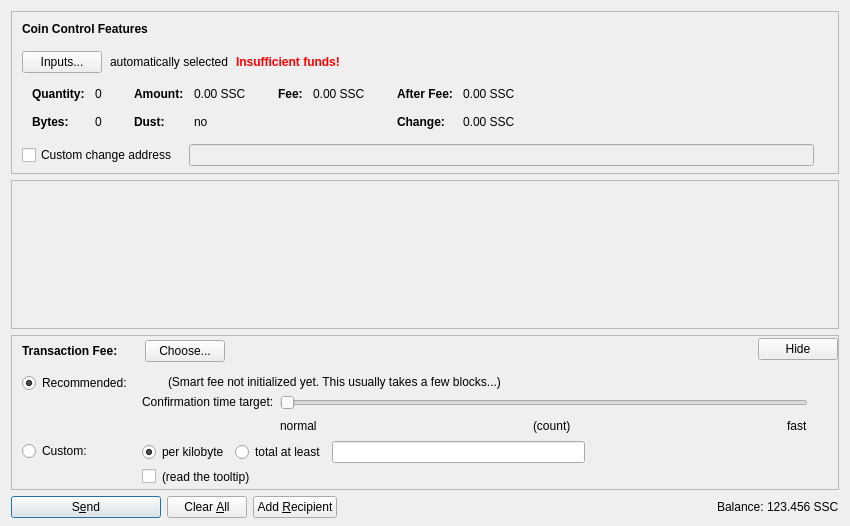
<?xml version="1.0" encoding="UTF-8"?>
<ui version="4.0">
 <class>SendCoinsDialog</class>
 <widget class="QDialog" name="SendCoinsDialog">
  <property name="geometry">
   <rect>
    <x>0</x>
    <y>0</y>
    <width>850</width>
    <height>526</height>
   </rect>
  </property>
  <property name="windowTitle">
   <string>Send Coins</string>
  </property>
  <layout class="QVBoxLayout" name="verticalLayout" stretch="0,1,0,0">
   <property name="bottomMargin">
    <number>8</number>
   </property>
   <item>
    <widget class="QFrame" name="frameCoinControl">
     <property name="sizePolicy">
      <sizepolicy hsizetype="Expanding" vsizetype="Expanding">
       <horstretch>0</horstretch>
       <verstretch>0</verstretch>
      </sizepolicy>
     </property>
     <property name="maximumSize">
      <size>
       <width>16777215</width>
       <height>16777215</height>
      </size>
     </property>
     <property name="frameShape">
      <enum>QFrame::StyledPanel</enum>
     </property>
     <property name="frameShadow">
      <enum>QFrame::Sunken</enum>
     </property>
     <layout class="QVBoxLayout" name="verticalLayoutCoinControl2">
      <property name="spacing">
       <number>0</number>
      </property>
      <property name="leftMargin">
       <number>0</number>
      </property>
      <property name="topMargin">
       <number>0</number>
      </property>
      <property name="rightMargin">
       <number>0</number>
      </property>
      <property name="bottomMargin">
       <number>6</number>
      </property>
      <item>
       <layout class="QVBoxLayout" name="verticalLayoutCoinControl" stretch="0,0,0,0,1">
        <property name="spacing">
         <number>0</number>
        </property>
        <property name="leftMargin">
         <number>10</number>
        </property>
        <property name="topMargin">
         <number>10</number>
        </property>
        <item>
         <layout class="QHBoxLayout" name="horizontalLayoutCoinControl1">
          <property name="bottomMargin">
           <number>15</number>
          </property>
          <item>
           <widget class="QLabel" name="labelCoinControlFeatures">
            <property name="sizePolicy">
             <sizepolicy hsizetype="Preferred" vsizetype="Maximum">
              <horstretch>0</horstretch>
              <verstretch>0</verstretch>
             </sizepolicy>
            </property>
            <property name="font">
             <font>
              <weight>75</weight>
              <bold>true</bold>
             </font>
            </property>
            <property name="styleSheet">
             <string notr="true">font-weight:bold;</string>
            </property>
            <property name="text">
             <string>Coin Control Features</string>
            </property>
           </widget>
          </item>
         </layout>
        </item>
        <item>
         <layout class="QHBoxLayout" name="horizontalLayoutCoinControl2" stretch="0,0,0,0">
          <property name="spacing">
           <number>8</number>
          </property>
          <property name="bottomMargin">
           <number>10</number>
          </property>
          <item>
           <widget class="QPushButton" name="pushButtonCoinControl">
            <property name="styleSheet">
             <string notr="true"/>
            </property>
            <property name="text">
             <string>Inputs...</string>
            </property>
            <property name="autoDefault">
             <bool>false</bool>
            </property>
           </widget>
          </item>
          <item>
           <widget class="QLabel" name="labelCoinControlAutomaticallySelected">
            <property name="text">
             <string>automatically selected</string>
            </property>
            <property name="margin">
             <number>5</number>
            </property>
           </widget>
          </item>
          <item>
           <widget class="QLabel" name="labelCoinControlInsuffFunds">
            <property name="font">
             <font>
              <weight>75</weight>
              <bold>true</bold>
             </font>
            </property>
            <property name="styleSheet">
             <string notr="true">color:red;font-weight:bold;</string>
            </property>
            <property name="text">
             <string>Insufficient funds!</string>
            </property>
            <property name="margin">
             <number>5</number>
            </property>
           </widget>
          </item>
          <item>
           <spacer name="horizontalSpacerCoinControl">
            <property name="orientation">
             <enum>Qt::Horizontal</enum>
            </property>
            <property name="sizeHint" stdset="0">
             <size>
              <width>40</width>
              <height>1</height>
             </size>
            </property>
           </spacer>
          </item>
         </layout>
        </item>
        <item>
         <widget class="QWidget" name="widgetCoinControl" native="true">
          <property name="sizePolicy">
           <sizepolicy hsizetype="Preferred" vsizetype="Preferred">
            <horstretch>0</horstretch>
            <verstretch>0</verstretch>
           </sizepolicy>
          </property>
          <property name="minimumSize">
           <size>
            <width>0</width>
            <height>0</height>
           </size>
          </property>
          <property name="styleSheet">
           <string notr="true"/>
          </property>
          <layout class="QHBoxLayout" name="horizontalLayoutCoinControl5">
           <property name="leftMargin">
            <number>0</number>
           </property>
           <property name="topMargin">
            <number>0</number>
           </property>
           <property name="rightMargin">
            <number>0</number>
           </property>
           <property name="bottomMargin">
            <number>0</number>
           </property>
           <item>
            <layout class="QHBoxLayout" name="horizontalLayoutCoinControl3" stretch="0,0,0,1">
             <property name="spacing">
              <number>20</number>
             </property>
             <property name="topMargin">
              <number>0</number>
             </property>
             <property name="bottomMargin">
              <number>10</number>
             </property>
             <item>
              <layout class="QFormLayout" name="formLayoutCoinControl1">
               <property name="horizontalSpacing">
                <number>10</number>
               </property>
               <property name="verticalSpacing">
                <number>14</number>
               </property>
               <property name="leftMargin">
                <number>10</number>
               </property>
               <property name="topMargin">
                <number>4</number>
               </property>
               <property name="rightMargin">
                <number>6</number>
               </property>
               <item row="0" column="0">
                <widget class="QLabel" name="labelCoinControlQuantityText">
                 <property name="font">
                  <font>
                   <weight>75</weight>
                   <bold>true</bold>
                  </font>
                 </property>
                 <property name="text">
                  <string>Quantity:</string>
                 </property>
                 <property name="margin">
                  <number>0</number>
                 </property>
                </widget>
               </item>
               <item row="0" column="1">
                <widget class="QLabel" name="labelCoinControlQuantity">
                 <property name="cursor">
                  <cursorShape>IBeamCursor</cursorShape>
                 </property>
                 <property name="contextMenuPolicy">
                  <enum>Qt::ActionsContextMenu</enum>
                 </property>
                 <property name="text">
                  <string notr="true">0</string>
                 </property>
                 <property name="margin">
                  <number>0</number>
                 </property>
                 <property name="textInteractionFlags">
                  <set>Qt::LinksAccessibleByMouse|Qt::TextSelectableByKeyboard|Qt::TextSelectableByMouse</set>
                 </property>
                </widget>
               </item>
               <item row="1" column="0">
                <widget class="QLabel" name="labelCoinControlBytesText">
                 <property name="font">
                  <font>
                   <weight>75</weight>
                   <bold>true</bold>
                  </font>
                 </property>
                 <property name="text">
                  <string>Bytes:</string>
                 </property>
                </widget>
               </item>
               <item row="1" column="1">
                <widget class="QLabel" name="labelCoinControlBytes">
                 <property name="cursor">
                  <cursorShape>IBeamCursor</cursorShape>
                 </property>
                 <property name="contextMenuPolicy">
                  <enum>Qt::ActionsContextMenu</enum>
                 </property>
                 <property name="text">
                  <string notr="true">0</string>
                 </property>
                 <property name="textInteractionFlags">
                  <set>Qt::LinksAccessibleByMouse|Qt::TextSelectableByKeyboard|Qt::TextSelectableByMouse</set>
                 </property>
                </widget>
               </item>
              </layout>
             </item>
             <item>
              <layout class="QFormLayout" name="formLayoutCoinControl2">
               <property name="horizontalSpacing">
                <number>10</number>
               </property>
               <property name="verticalSpacing">
                <number>14</number>
               </property>
               <property name="leftMargin">
                <number>6</number>
               </property>
               <property name="topMargin">
                <number>4</number>
               </property>
               <property name="rightMargin">
                <number>6</number>
               </property>
               <item row="0" column="0">
                <widget class="QLabel" name="labelCoinControlAmountText">
                 <property name="font">
                  <font>
                   <weight>75</weight>
                   <bold>true</bold>
                  </font>
                 </property>
                 <property name="text">
                  <string>Amount:</string>
                 </property>
                 <property name="margin">
                  <number>0</number>
                 </property>
                </widget>
               </item>
               <item row="0" column="1">
                <widget class="QLabel" name="labelCoinControlAmount">
                 <property name="cursor">
                  <cursorShape>IBeamCursor</cursorShape>
                 </property>
                 <property name="contextMenuPolicy">
                  <enum>Qt::ActionsContextMenu</enum>
                 </property>
                 <property name="text">
                  <string notr="true">0.00 SSC</string>
                 </property>
                 <property name="textInteractionFlags">
                  <set>Qt::LinksAccessibleByMouse|Qt::TextSelectableByKeyboard|Qt::TextSelectableByMouse</set>
                 </property>
                </widget>
               </item>
               <item row="1" column="0">
                <widget class="QLabel" name="labelCoinControlLowOutputText">
                 <property name="font">
                  <font>
                   <weight>75</weight>
                   <bold>true</bold>
                  </font>
                 </property>
                 <property name="text">
                  <string>Dust:</string>
                 </property>
                </widget>
               </item>
               <item row="1" column="1">
                <widget class="QLabel" name="labelCoinControlLowOutput">
                 <property name="cursor">
                  <cursorShape>IBeamCursor</cursorShape>
                 </property>
                 <property name="contextMenuPolicy">
                  <enum>Qt::ActionsContextMenu</enum>
                 </property>
                 <property name="text">
                  <string notr="true">no</string>
                 </property>
                 <property name="textInteractionFlags">
                  <set>Qt::LinksAccessibleByMouse|Qt::TextSelectableByKeyboard|Qt::TextSelectableByMouse</set>
                 </property>
                </widget>
               </item>
              </layout>
             </item>
             <item>
              <layout class="QFormLayout" name="formLayoutCoinControl3">
               <property name="horizontalSpacing">
                <number>10</number>
               </property>
               <property name="verticalSpacing">
                <number>14</number>
               </property>
               <property name="leftMargin">
                <number>6</number>
               </property>
               <property name="topMargin">
                <number>4</number>
               </property>
               <property name="rightMargin">
                <number>6</number>
               </property>
               <item row="0" column="0">
                <widget class="QLabel" name="labelCoinControlFeeText">
                 <property name="font">
                  <font>
                   <weight>75</weight>
                   <bold>true</bold>
                  </font>
                 </property>
                 <property name="text">
                  <string>Fee:</string>
                 </property>
                 <property name="margin">
                  <number>0</number>
                 </property>
                </widget>
               </item>
               <item row="0" column="1">
                <widget class="QLabel" name="labelCoinControlFee">
                 <property name="cursor">
                  <cursorShape>IBeamCursor</cursorShape>
                 </property>
                 <property name="contextMenuPolicy">
                  <enum>Qt::ActionsContextMenu</enum>
                 </property>
                 <property name="text">
                  <string notr="true">0.00 SSC</string>
                 </property>
                 <property name="textInteractionFlags">
                  <set>Qt::LinksAccessibleByMouse|Qt::TextSelectableByKeyboard|Qt::TextSelectableByMouse</set>
                 </property>
                </widget>
               </item>
              </layout>
             </item>
             <item>
              <layout class="QFormLayout" name="formLayoutCoinControl4">
               <property name="horizontalSpacing">
                <number>10</number>
               </property>
               <property name="verticalSpacing">
                <number>14</number>
               </property>
               <property name="leftMargin">
                <number>6</number>
               </property>
               <property name="topMargin">
                <number>4</number>
               </property>
               <property name="rightMargin">
                <number>6</number>
               </property>
               <item row="0" column="0">
                <widget class="QLabel" name="labelCoinControlAfterFeeText">
                 <property name="font">
                  <font>
                   <weight>75</weight>
                   <bold>true</bold>
                  </font>
                 </property>
                 <property name="text">
                  <string>After Fee:</string>
                 </property>
                 <property name="margin">
                  <number>0</number>
                 </property>
                </widget>
               </item>
               <item row="0" column="1">
                <widget class="QLabel" name="labelCoinControlAfterFee">
                 <property name="cursor">
                  <cursorShape>IBeamCursor</cursorShape>
                 </property>
                 <property name="contextMenuPolicy">
                  <enum>Qt::ActionsContextMenu</enum>
                 </property>
                 <property name="text">
                  <string notr="true">0.00 SSC</string>
                 </property>
                 <property name="textInteractionFlags">
                  <set>Qt::LinksAccessibleByMouse|Qt::TextSelectableByKeyboard|Qt::TextSelectableByMouse</set>
                 </property>
                </widget>
               </item>
               <item row="1" column="0">
                <widget class="QLabel" name="labelCoinControlChangeText">
                 <property name="font">
                  <font>
                   <weight>75</weight>
                   <bold>true</bold>
                  </font>
                 </property>
                 <property name="text">
                  <string>Change:</string>
                 </property>
                </widget>
               </item>
               <item row="1" column="1">
                <widget class="QLabel" name="labelCoinControlChange">
                 <property name="cursor">
                  <cursorShape>IBeamCursor</cursorShape>
                 </property>
                 <property name="contextMenuPolicy">
                  <enum>Qt::ActionsContextMenu</enum>
                 </property>
                 <property name="text">
                  <string notr="true">0.00 SSC</string>
                 </property>
                 <property name="textInteractionFlags">
                  <set>Qt::LinksAccessibleByMouse|Qt::TextSelectableByKeyboard|Qt::TextSelectableByMouse</set>
                 </property>
                </widget>
               </item>
              </layout>
             </item>
            </layout>
           </item>
          </layout>
         </widget>
        </item>
        <item>
         <layout class="QHBoxLayout" name="horizontalLayoutCoinControl4" stretch="0,0,0">
          <property name="spacing">
           <number>12</number>
          </property>
          <property name="sizeConstraint">
           <enum>QLayout::SetDefaultConstraint</enum>
          </property>
          <property name="topMargin">
           <number>5</number>
          </property>
          <property name="rightMargin">
           <number>5</number>
          </property>
          <item>
           <widget class="QCheckBox" name="checkBoxCoinControlChange">
            <property name="toolTip">
             <string>If this is activated, but the change address is empty or invalid, change will be sent to a newly generated address.</string>
            </property>
            <property name="text">
             <string>Custom change address</string>
            </property>
           </widget>
          </item>
          <item>
           <widget class="QValidatedLineEdit" name="lineEditCoinControlChange">
            <property name="enabled">
             <bool>false</bool>
            </property>
            <property name="sizePolicy">
             <sizepolicy hsizetype="Expanding" vsizetype="Fixed">
              <horstretch>0</horstretch>
              <verstretch>0</verstretch>
             </sizepolicy>
            </property>
           </widget>
          </item>
          <item>
           <widget class="QLabel" name="labelCoinControlChangeLabel">
            <property name="sizePolicy">
             <sizepolicy hsizetype="Preferred" vsizetype="Expanding">
              <horstretch>0</horstretch>
              <verstretch>0</verstretch>
             </sizepolicy>
            </property>
            <property name="minimumSize">
             <size>
              <width>0</width>
              <height>0</height>
             </size>
            </property>
            <property name="text">
             <string/>
            </property>
            <property name="margin">
             <number>3</number>
            </property>
           </widget>
          </item>
         </layout>
        </item>
        <item>
         <spacer name="verticalSpacerCoinControl">
          <property name="orientation">
           <enum>Qt::Vertical</enum>
          </property>
          <property name="sizeHint" stdset="0">
           <size>
            <width>800</width>
            <height>1</height>
           </size>
          </property>
         </spacer>
        </item>
       </layout>
      </item>
     </layout>
    </widget>
   </item>
   <item>
    <widget class="QScrollArea" name="scrollArea">
     <property name="widgetResizable">
      <bool>true</bool>
     </property>
     <widget class="QWidget" name="scrollAreaWidgetContents">
      <property name="geometry">
       <rect>
        <x>0</x>
        <y>0</y>
        <width>830</width>
        <height>104</height>
       </rect>
      </property>
      <layout class="QVBoxLayout" name="verticalLayout_2" stretch="0,1">
       <property name="leftMargin">
        <number>0</number>
       </property>
       <property name="topMargin">
        <number>0</number>
       </property>
       <property name="rightMargin">
        <number>0</number>
       </property>
       <property name="bottomMargin">
        <number>0</number>
       </property>
       <item>
        <layout class="QVBoxLayout" name="entries">
         <property name="spacing">
          <number>6</number>
         </property>
        </layout>
       </item>
       <item>
        <spacer name="verticalSpacer">
         <property name="orientation">
          <enum>Qt::Vertical</enum>
         </property>
         <property name="sizeHint" stdset="0">
          <size>
           <width>20</width>
           <height>40</height>
          </size>
         </property>
        </spacer>
       </item>
      </layout>
     </widget>
    </widget>
   </item>
   <item>
    <widget class="QFrame" name="frameFee">
     <property name="sizePolicy">
      <sizepolicy hsizetype="Expanding" vsizetype="Expanding">
       <horstretch>0</horstretch>
       <verstretch>0</verstretch>
      </sizepolicy>
     </property>
     <property name="maximumSize">
      <size>
       <width>16777215</width>
       <height>16777215</height>
      </size>
     </property>
     <property name="frameShape">
      <enum>QFrame::StyledPanel</enum>
     </property>
     <property name="frameShadow">
      <enum>QFrame::Sunken</enum>
     </property>
     <layout class="QVBoxLayout" name="verticalLayoutFee1">
      <property name="spacing">
       <number>0</number>
      </property>
      <property name="leftMargin">
       <number>0</number>
      </property>
      <property name="topMargin">
       <number>0</number>
      </property>
      <property name="rightMargin">
       <number>0</number>
      </property>
      <property name="bottomMargin">
       <number>0</number>
      </property>
      <item>
       <layout class="QVBoxLayout" name="verticalLayoutFee2" stretch="0,0,0">
        <property name="spacing">
         <number>0</number>
        </property>
        <property name="leftMargin">
         <number>10</number>
        </property>
        <property name="topMargin">
         <number>0</number>
        </property>
        <item>
         <layout class="QHBoxLayout" name="horizontalLayoutFee1">
          <property name="bottomMargin">
           <number>0</number>
          </property>
          <item>
           <layout class="QVBoxLayout" name="verticalLayoutFee7">
            <property name="spacing">
             <number>0</number>
            </property>
            <item>
             <spacer name="verticalSpacerSmartFee">
              <property name="orientation">
               <enum>Qt::Vertical</enum>
              </property>
              <property name="sizeType">
               <enum>QSizePolicy::Fixed</enum>
              </property>
              <property name="sizeHint" stdset="0">
               <size>
                <width>1</width>
                <height>4</height>
               </size>
              </property>
             </spacer>
            </item>
            <item>
             <layout class="QHBoxLayout" name="horizontalLayoutSmartFee">
              <property name="spacing">
               <number>10</number>
              </property>
              <item>
               <widget class="QLabel" name="labelFeeHeadline">
                <property name="sizePolicy">
                 <sizepolicy hsizetype="Preferred" vsizetype="Maximum">
                  <horstretch>0</horstretch>
                  <verstretch>0</verstretch>
                 </sizepolicy>
                </property>
                <property name="font">
                 <font>
                  <weight>75</weight>
                  <bold>true</bold>
                 </font>
                </property>
                <property name="styleSheet">
                 <string notr="true">font-weight:bold;</string>
                </property>
                <property name="text">
                 <string>Transaction Fee:</string>
                </property>
               </widget>
              </item>
              <item>
               <widget class="QLabel" name="labelFeeMinimized">
                <property name="text">
                 <string/>
                </property>
               </widget>
              </item>
              <item>
               <widget class="QPushButton" name="buttonChooseFee">
                <property name="text">
                 <string>Choose...</string>
                </property>
               </widget>
              </item>
             </layout>
            </item>
            <item>
             <spacer name="verticalSpacer_5">
              <property name="orientation">
               <enum>Qt::Vertical</enum>
              </property>
              <property name="sizeHint" stdset="0">
               <size>
                <width>1</width>
                <height>1</height>
               </size>
              </property>
             </spacer>
            </item>
           </layout>
          </item>
          <item>
           <spacer name="horizontalSpacer_4">
            <property name="orientation">
             <enum>Qt::Horizontal</enum>
            </property>
            <property name="sizeHint" stdset="0">
             <size>
              <width>40</width>
              <height>20</height>
             </size>
            </property>
           </spacer>
          </item>
          <item>
           <widget class="QPushButton" name="buttonMinimizeFee">
            <property name="toolTip">
             <string>collapse fee-settings</string>
            </property>
            <property name="text">
             <string>Hide</string>
            </property>
           </widget>
          </item>
         </layout>
        </item>
        <item>
         <widget class="QFrame" name="frameFeeSelection">
          <layout class="QVBoxLayout" name="verticalLayoutFee12">
           <property name="spacing">
            <number>0</number>
           </property>
           <property name="leftMargin">
            <number>0</number>
           </property>
           <property name="topMargin">
            <number>0</number>
           </property>
           <property name="rightMargin">
            <number>0</number>
           </property>
           <property name="bottomMargin">
            <number>0</number>
           </property>
           <item>
            <layout class="QGridLayout" name="gridLayoutFee">
             <property name="topMargin">
              <number>10</number>
             </property>
             <property name="bottomMargin">
              <number>4</number>
             </property>
             <property name="horizontalSpacing">
              <number>10</number>
             </property>
             <property name="verticalSpacing">
              <number>4</number>
             </property>
             <item row="1" column="1">
              <layout class="QVBoxLayout" name="verticalLayoutFee8">
               <property name="spacing">
                <number>6</number>
               </property>
               <item>
                <layout class="QHBoxLayout" name="horizontalLayoutFee13">
                 <item>
                  <widget class="QRadioButton" name="radioCustomPerKilobyte">
                   <property name="toolTip">
                    <string>If the custom fee is set to 1000 satoshis and the transaction is only 250 bytes, then &quot;per kilobyte&quot; only pays 250 satoshis in fee, while &quot;total at least&quot; pays 1000 satoshis. For transactions bigger than a kilobyte both pay by kilobyte.</string>
                   </property>
                   <property name="text">
                    <string>per kilobyte</string>
                   </property>
                   <property name="checked">
                    <bool>true</bool>
                   </property>
                   <attribute name="buttonGroup">
                    <string notr="true">groupCustomFee</string>
                   </attribute>
                  </widget>
                 </item>
                 <item>
                  <widget class="QRadioButton" name="radioCustomAtLeast">
                   <property name="toolTip">
                    <string>If the custom fee is set to 1000 satoshis and the transaction is only 250 bytes, then &quot;per kilobyte&quot; only pays 250 satoshis in fee, while &quot;total at least&quot; pays 1000 satoshis. For transactions bigger than a kilobyte both pay by kilobyte.</string>
                   </property>
                   <property name="text">
                    <string>total at least</string>
                   </property>
                   <attribute name="buttonGroup">
                    <string notr="true">groupCustomFee</string>
                   </attribute>
                  </widget>
                 </item>
                 <item>
                  <widget class="BitcoinAmountField" name="customFee"/>
                 </item>
                 <item>
                  <spacer name="horizontalSpacer_6">
                   <property name="orientation">
                    <enum>Qt::Horizontal</enum>
                   </property>
                   <property name="sizeHint" stdset="0">
                    <size>
                     <width>1</width>
                     <height>1</height>
                    </size>
                   </property>
                  </spacer>
                 </item>
                </layout>
               </item>
               <item>
                <layout class="QHBoxLayout" name="horizontalLayoutFee8">
                 <item>
                  <widget class="QCheckBox" name="checkBoxMinimumFee">
                   <property name="toolTip">
                    <string>Paying only the minimum fee is just fine as long as there is less transaction volume than space in the blocks. But be aware that this can end up in a never confirming transaction once there is more demand for searchcoin transactions than the network can process.</string>
                   </property>
                   <property name="text">
                    <string/>
                   </property>
                  </widget>
                 </item>
                 <item>
                  <widget class="QLabel" name="labelMinFeeWarning">
                   <property name="enabled">
                    <bool>true</bool>
                   </property>
                   <property name="toolTip">
                    <string>Paying only the minimum fee is just fine as long as there is less transaction volume than space in the blocks. But be aware that this can end up in a never confirming transaction once there is more demand for searchcoin transactions than the network can process.</string>
                   </property>
                   <property name="text">
                    <string>(read the tooltip)</string>
                   </property>
                   <property name="margin">
                    <number>5</number>
                   </property>
                  </widget>
                 </item>
                 <item>
                  <spacer name="horizontalSpacer_2">
                   <property name="orientation">
                    <enum>Qt::Horizontal</enum>
                   </property>
                   <property name="sizeHint" stdset="0">
                    <size>
                     <width>1</width>
                     <height>1</height>
                    </size>
                   </property>
                  </spacer>
                 </item>
                </layout>
               </item>
              </layout>
             </item>
             <item row="0" column="0">
              <layout class="QVBoxLayout" name="verticalLayoutFee4" stretch="0,1">
               <item>
                <widget class="QRadioButton" name="radioSmartFee">
                 <property name="text">
                  <string>Recommended:</string>
                 </property>
                 <property name="checked">
                  <bool>true</bool>
                 </property>
                 <attribute name="buttonGroup">
                  <string notr="true">groupFee</string>
                 </attribute>
                </widget>
               </item>
               <item>
                <spacer name="verticalSpacer_2">
                 <property name="orientation">
                  <enum>Qt::Vertical</enum>
                 </property>
                 <property name="sizeHint" stdset="0">
                  <size>
                   <width>1</width>
                   <height>1</height>
                  </size>
                 </property>
                </spacer>
               </item>
              </layout>
             </item>
             <item row="1" column="0">
              <layout class="QVBoxLayout" name="verticalLayoutFee9" stretch="0,1">
               <item>
                <widget class="QRadioButton" name="radioCustomFee">
                 <property name="text">
                  <string>Custom:</string>
                 </property>
                 <attribute name="buttonGroup">
                  <string notr="true">groupFee</string>
                 </attribute>
                </widget>
               </item>
               <item>
                <spacer name="verticalSpacer_6">
                 <property name="orientation">
                  <enum>Qt::Vertical</enum>
                 </property>
                 <property name="sizeHint" stdset="0">
                  <size>
                   <width>1</width>
                   <height>1</height>
                  </size>
                 </property>
                </spacer>
               </item>
              </layout>
             </item>
             <item row="0" column="1">
              <layout class="QVBoxLayout" name="verticalLayoutFee3" stretch="0,0,1">
               <property name="spacing">
                <number>6</number>
               </property>
               <property name="topMargin">
                <number>2</number>
               </property>
               <item>
                <layout class="QHBoxLayout" name="horizontalLayoutFee12">
                 <item>
                  <widget class="QLabel" name="labelSmartFee">
                   <property name="text">
                    <string/>
                   </property>
                   <property name="margin">
                    <number>2</number>
                   </property>
                  </widget>
                 </item>
                 <item>
                  <widget class="QLabel" name="labelFeeEstimation">
                   <property name="text">
                    <string/>
                   </property>
                  </widget>
                 </item>
                 <item>
                  <widget class="QLabel" name="labelSmartFee2">
                   <property name="text">
                    <string>(Smart fee not initialized yet. This usually takes a few blocks...)</string>
                   </property>
                   <property name="margin">
                    <number>2</number>
                   </property>
                  </widget>
                 </item>
                 <item>
                  <spacer name="horizontalSpacer_5">
                   <property name="orientation">
                    <enum>Qt::Horizontal</enum>
                   </property>
                   <property name="sizeHint" stdset="0">
                    <size>
                     <width>1</width>
                     <height>1</height>
                    </size>
                   </property>
                  </spacer>
                 </item>
                </layout>
               </item>
               <item>
                <layout class="QHBoxLayout" name="horizontalLayoutFee9">
                 <item>
                  <layout class="QVBoxLayout" name="verticalLayoutFee6">
                   <item>
                    <widget class="QLabel" name="labelSmartFee3">
                     <property name="text">
                      <string>Confirmation time target:</string>
                     </property>
                     <property name="margin">
                      <number>2</number>
                     </property>
                    </widget>
                   </item>
                   <item>
                    <spacer name="verticalSpacer_3">
                     <property name="orientation">
                      <enum>Qt::Vertical</enum>
                     </property>
                     <property name="sizeHint" stdset="0">
                      <size>
                       <width>1</width>
                       <height>1</height>
                      </size>
                     </property>
                    </spacer>
                   </item>
                  </layout>
                 </item>
                 <item>
                  <layout class="QVBoxLayout" name="verticalLayoutFee5">
                   <property name="rightMargin">
                    <number>30</number>
                   </property>
                   <item>
                    <widget class="QSlider" name="sliderSmartFee">
                     <property name="minimum">
                      <number>0</number>
                     </property>
                     <property name="maximum">
                      <number>23</number>
                     </property>
                     <property name="pageStep">
                      <number>1</number>
                     </property>
                     <property name="value">
                      <number>0</number>
                     </property>
                     <property name="orientation">
                      <enum>Qt::Horizontal</enum>
                     </property>
                     <property name="invertedAppearance">
                      <bool>false</bool>
                     </property>
                     <property name="invertedControls">
                      <bool>false</bool>
                     </property>
                     <property name="tickPosition">
                      <enum>QSlider::NoTicks</enum>
                     </property>
                    </widget>
                   </item>
                   <item>
                    <layout class="QHBoxLayout" name="horizontalLayoutFee10">
                     <item>
                      <widget class="QLabel" name="labelSmartFeeNormal">
                       <property name="text">
                        <string>normal</string>
                       </property>
                      </widget>
                     </item>
                     <item>
                      <spacer name="horizontalSpacer_7">
                       <property name="orientation">
                        <enum>Qt::Horizontal</enum>
                       </property>
                       <property name="sizeHint" stdset="0">
                        <size>
                         <width>40</width>
                         <height>20</height>
                        </size>
                       </property>
                      </spacer>
                     </item>
                     <item>
                      <widget class="QLabel" name="confirmationTargetLabel">
                       <property name="text">
                        <string notr="true">(count)</string>
                       </property>
                      </widget>
                     </item>
                     <item>
                      <spacer name="horizontalSpacer_3">
                       <property name="orientation">
                        <enum>Qt::Horizontal</enum>
                       </property>
                       <property name="sizeHint" stdset="0">
                        <size>
                         <width>40</width>
                         <height>20</height>
                        </size>
                       </property>
                      </spacer>
                     </item>
                     <item>
                      <widget class="QLabel" name="labelSmartFeeFast">
                       <property name="text">
                        <string>fast</string>
                       </property>
                      </widget>
                     </item>
                    </layout>
                   </item>
                  </layout>
                 </item>
                </layout>
               </item>
               <item>
                <spacer name="verticalSpacer_4">
                 <property name="orientation">
                  <enum>Qt::Vertical</enum>
                 </property>
                 <property name="sizeHint" stdset="0">
                  <size>
                   <width>1</width>
                   <height>1</height>
                  </size>
                 </property>
                </spacer>
               </item>
              </layout>
             </item>
            </layout>
           </item>
          </layout>
         </widget>
        </item>
        <item>
         <spacer name="verticalSpacerFee">
          <property name="orientation">
           <enum>Qt::Vertical</enum>
          </property>
          <property name="sizeHint" stdset="0">
           <size>
            <width>800</width>
            <height>1</height>
           </size>
          </property>
         </spacer>
        </item>
       </layout>
      </item>
     </layout>
    </widget>
   </item>
   <item>
    <layout class="QHBoxLayout" name="horizontalLayout">
     <item>
      <widget class="QPushButton" name="sendButton">
       <property name="minimumSize">
        <size>
         <width>150</width>
         <height>0</height>
        </size>
       </property>
       <property name="toolTip">
        <string>Confirm the send action</string>
       </property>
       <property name="text">
        <string>S&amp;end</string>
       </property>
       <property name="icon">
        <iconset resource="../bitcoin.qrc">
         <normaloff>:/icons/send</normaloff>:/icons/send</iconset>
       </property>
       <property name="autoDefault">
        <bool>false</bool>
       </property>
       <property name="default">
        <bool>true</bool>
       </property>
      </widget>
     </item>
     <item>
      <widget class="QPushButton" name="clearButton">
       <property name="sizePolicy">
        <sizepolicy hsizetype="Minimum" vsizetype="Fixed">
         <horstretch>0</horstretch>
         <verstretch>0</verstretch>
        </sizepolicy>
       </property>
       <property name="toolTip">
        <string>Clear all fields of the form.</string>
       </property>
       <property name="text">
        <string>Clear &amp;All</string>
       </property>
       <property name="icon">
        <iconset resource="../bitcoin.qrc">
         <normaloff>:/icons/remove</normaloff>:/icons/remove</iconset>
       </property>
       <property name="autoDefault">
        <bool>false</bool>
       </property>
      </widget>
     </item>
     <item>
      <widget class="QPushButton" name="addButton">
       <property name="toolTip">
        <string>Send to multiple recipients at once</string>
       </property>
       <property name="text">
        <string>Add &amp;Recipient</string>
       </property>
       <property name="icon">
        <iconset resource="../bitcoin.qrc">
         <normaloff>:/icons/add</normaloff>:/icons/add</iconset>
       </property>
       <property name="autoDefault">
        <bool>false</bool>
       </property>
      </widget>
     </item>
     <item>
      <spacer name="horizontalSpacer">
       <property name="orientation">
        <enum>Qt::Horizontal</enum>
       </property>
       <property name="sizeHint" stdset="0">
        <size>
         <width>40</width>
         <height>20</height>
        </size>
       </property>
      </spacer>
     </item>
     <item>
      <layout class="QHBoxLayout" name="horizontalLayout_2">
       <property name="spacing">
        <number>3</number>
       </property>
       <item>
        <widget class="QLabel" name="label">
         <property name="sizePolicy">
          <sizepolicy hsizetype="Preferred" vsizetype="Fixed">
           <horstretch>0</horstretch>
           <verstretch>0</verstretch>
          </sizepolicy>
         </property>
         <property name="text">
          <string>Balance:</string>
         </property>
        </widget>
       </item>
       <item>
        <widget class="QLabel" name="labelBalance">
         <property name="sizePolicy">
          <sizepolicy hsizetype="Preferred" vsizetype="Fixed">
           <horstretch>0</horstretch>
           <verstretch>0</verstretch>
          </sizepolicy>
         </property>
         <property name="cursor">
          <cursorShape>IBeamCursor</cursorShape>
         </property>
         <property name="text">
          <string notr="true">123.456 SSC</string>
         </property>
         <property name="textInteractionFlags">
          <set>Qt::LinksAccessibleByMouse|Qt::TextSelectableByKeyboard|Qt::TextSelectableByMouse</set>
         </property>
        </widget>
       </item>
      </layout>
     </item>
    </layout>
   </item>
  </layout>
 </widget>
 <customwidgets>
  <customwidget>
   <class>QValidatedLineEdit</class>
   <extends>QLineEdit</extends>
   <header>qvalidatedlineedit.h</header>
  </customwidget>
  <customwidget>
   <class>BitcoinAmountField</class>
   <extends>QLineEdit</extends>
   <header>bitcoinamountfield.h</header>
   <container>1</container>
  </customwidget>
 </customwidgets>
 <resources>
  <include location="../bitcoin.qrc"/>
 </resources>
 <connections/>
 <buttongroups>
  <buttongroup name="groupFee"/>
  <buttongroup name="groupCustomFee"/>
 </buttongroups>
</ui>
